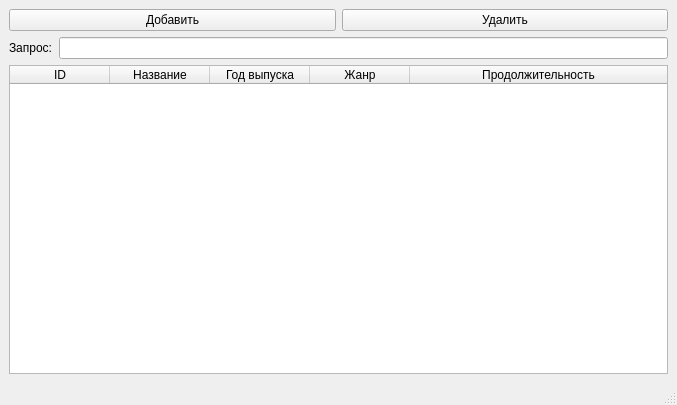
<?xml version="1.0" encoding="UTF-8"?>
<ui version="4.0">
 <class>MainWindow</class>
 <widget class="QMainWindow" name="MainWindow">
  <property name="geometry">
   <rect>
    <x>0</x>
    <y>0</y>
    <width>677</width>
    <height>405</height>
   </rect>
  </property>
  <property name="windowTitle">
   <string>MainWindow</string>
  </property>
  <widget class="QWidget" name="centralwidget">
   <layout class="QVBoxLayout" name="verticalLayout">
    <item>
     <layout class="QHBoxLayout" name="horizontalLayout">
      <item>
       <widget class="QPushButton" name="pushButton_add">
        <property name="text">
         <string>Добавить</string>
        </property>
       </widget>
      </item>
      <item>
       <widget class="QPushButton" name="pushButton_delete">
        <property name="text">
         <string>Удалить</string>
        </property>
       </widget>
      </item>
     </layout>
    </item>
    <item>
     <layout class="QHBoxLayout" name="horizontalLayout_2">
      <item>
       <widget class="QLabel" name="label">
        <property name="text">
         <string>Запрос:</string>
        </property>
       </widget>
      </item>
      <item>
       <widget class="QLineEdit" name="lineEdit"/>
      </item>
     </layout>
    </item>
    <item>
     <widget class="QTableWidget" name="tableWidget">
      <attribute name="horizontalHeaderStretchLastSection">
       <bool>true</bool>
      </attribute>
      <attribute name="verticalHeaderStretchLastSection">
       <bool>false</bool>
      </attribute>
      <column>
       <property name="text">
        <string>ID</string>
       </property>
      </column>
      <column>
       <property name="text">
        <string>Название</string>
       </property>
      </column>
      <column>
       <property name="text">
        <string>Год выпуска</string>
       </property>
      </column>
      <column>
       <property name="text">
        <string>Жанр</string>
       </property>
      </column>
      <column>
       <property name="text">
        <string>Продолжительность</string>
       </property>
      </column>
     </widget>
    </item>
   </layout>
  </widget>
  <widget class="QMenuBar" name="menubar">
   <property name="geometry">
    <rect>
     <x>0</x>
     <y>0</y>
     <width>677</width>
     <height>21</height>
    </rect>
   </property>
  </widget>
  <widget class="QStatusBar" name="statusbar"/>
 </widget>
 <resources/>
 <connections/>
</ui>
